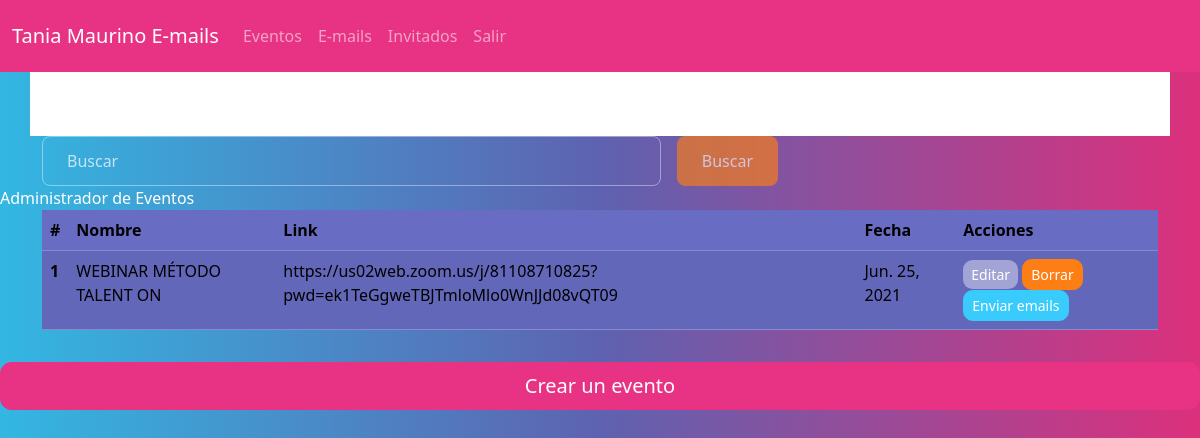
/event/ (signed in), run on the app's committed database.
### main/models.py (models this page shows, shortened)
class Event(models.Model):
    id = models.UUIDField(primary_key=True, default=uuid.uuid4, editable=False)
    name = models.CharField(max_length=150)
    slug = AutoSlugField(populate_from='id')
    link = models.URLField(max_length=350)
    date = models.DateField(null=True, blank=True)
    time = models.TimeField(null=True, blank=True)

### main/views.py (the view)
# urls.py: path('event/', EventListView.as_view(), name='eventList'),
@method_decorator(login_required, name='dispatch')
class EventListView(ListView):
    template_name = 'events/events.html'
    model = Event
    context_object_name = 'events'

### main/templates/events/events.html (shortened to what this page needs)
{% extends 'index.html' %}
{% load static %}
{% block content %}
<div class="container">
    <div class="row">
        <div class="col-8">
            <form method="POST" action="{% url 'eventSearch' %}" class="d-flex">{% csrf_token %}
                <input id="valor" class="form-control me-sm-2" type="text" name="buscar" placeholder="Buscar">
                <button id="activador" class="btn btn-danger my-2 my-sm-0" type="submit" disabled>Buscar</button>
            </form>
        </div>
    </div>
</div>
{% block name %}Administrador de Eventos{% endblock %}
{% if events %}
<div class="container d-flex justify-content-center aling-items-center">
    <table class="table table-striped">
        <thead>
            <tr>
                <th scope="col">#</th>
                <th scope="col">Nombre</th>
                <th scope="col">Link</th>
                <th scope="col">Fecha</th>
                <th scope="col">Acciones</th>
            </tr>
        </thead>
        <tbody>
            {% for event in events %}
            <tr>
                <th scope="row">{{ forloop.counter }}</th>
                <td>{{ event.name}}</td>
                <td>{{ event.link}}</td>
                <td>{{ event.date}}</td>
                <td>
                    <a href="{% url 'eventUpdate' event.slug %}" role="button"
                        class="btn btn-secondary btn-sm btn-block">Editar</a>
                    <a href="{% url 'eventDelte' event.slug %}" role="button"
                        class="btn btn-danger btn-sm btn-block">Borrar</a>
                    <a href="{% url 'eventSend' event.slug %}" role="button" class="btn btn-info btn-sm btn-block">
                        Enviar emails</a>
                </td>
            </tr>
            {% endfor %}
        </tbody>
    </table>
</div>
{% else %}
<h1>No hay prestamos Eventos</h1>
{% endif %}
<div class="d-grid gap-2">
    <a href="{% url 'eventCreate' %}" class="btn btn-lg btn-primary" type="button">Crear un evento</a>
</div>
{% endblock %}

### data on the page
Event: name "WEBINAR MÉTODO TALENT ON", link "https://us02web.zoom.us/j/81108710825?pwd=ek1TeGgweTBJTmloMlo0WnJJd08vQT09", date "Jun. 25, 2021"
